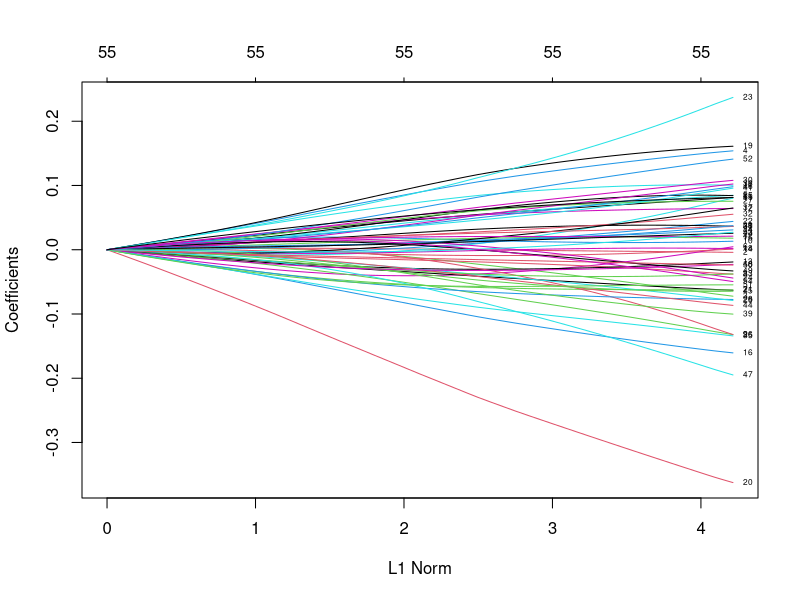
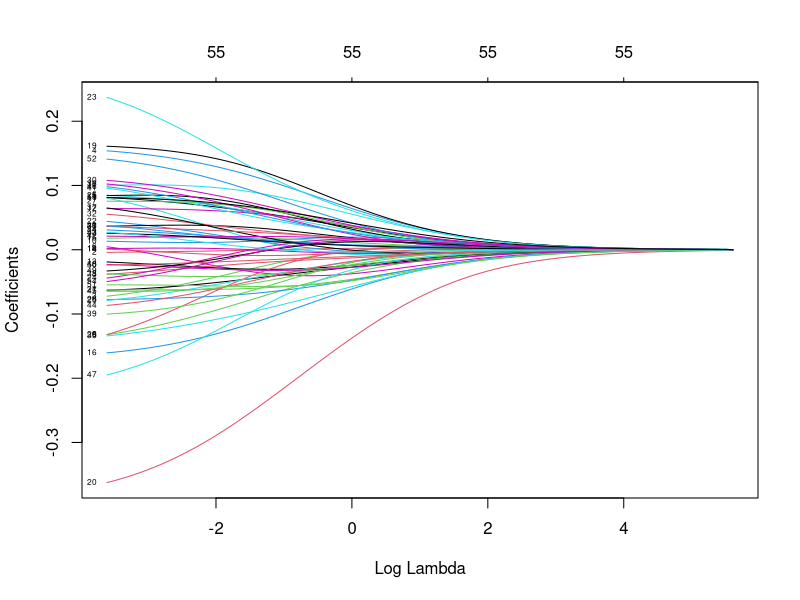
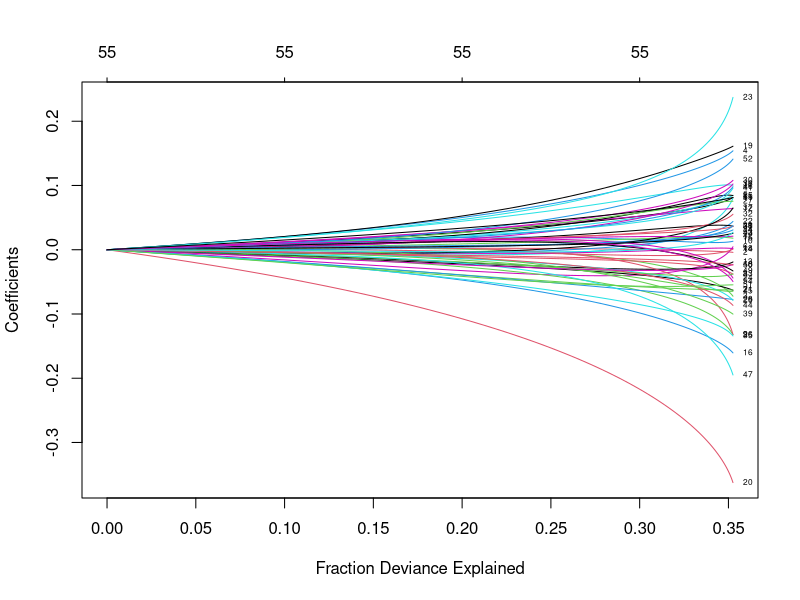
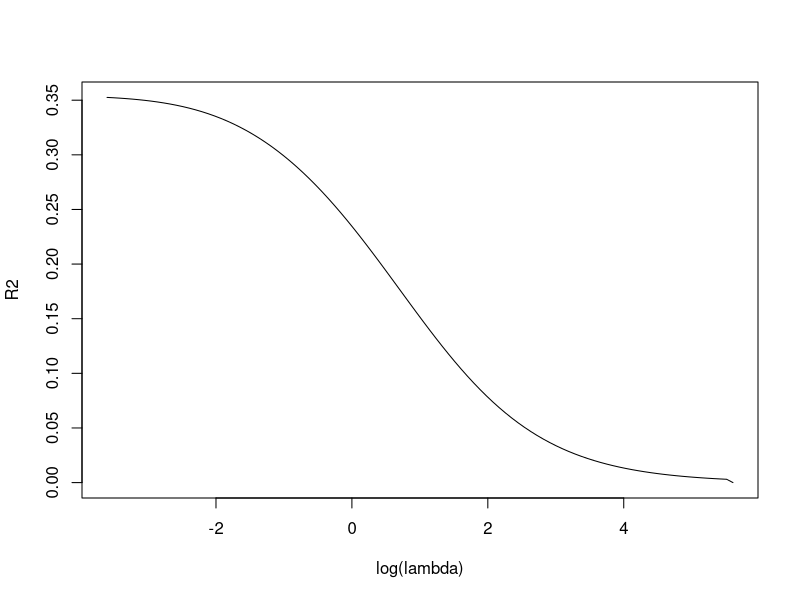
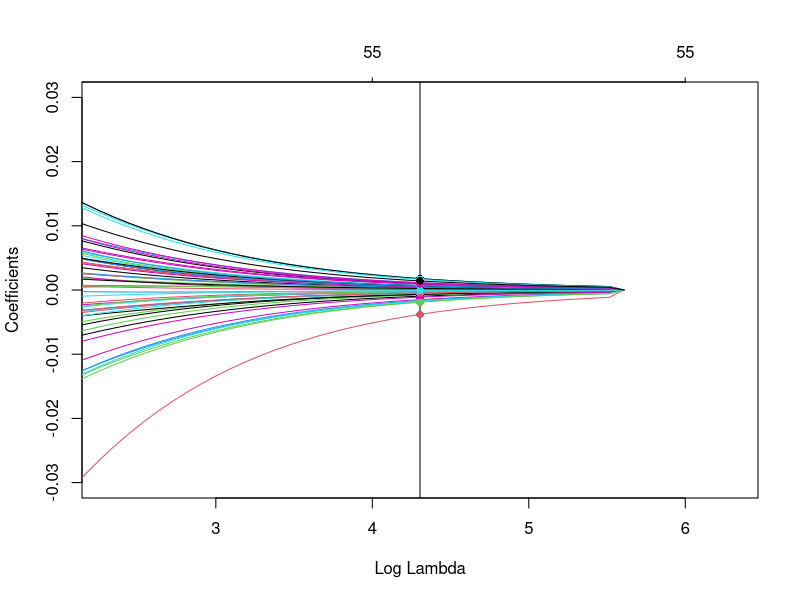
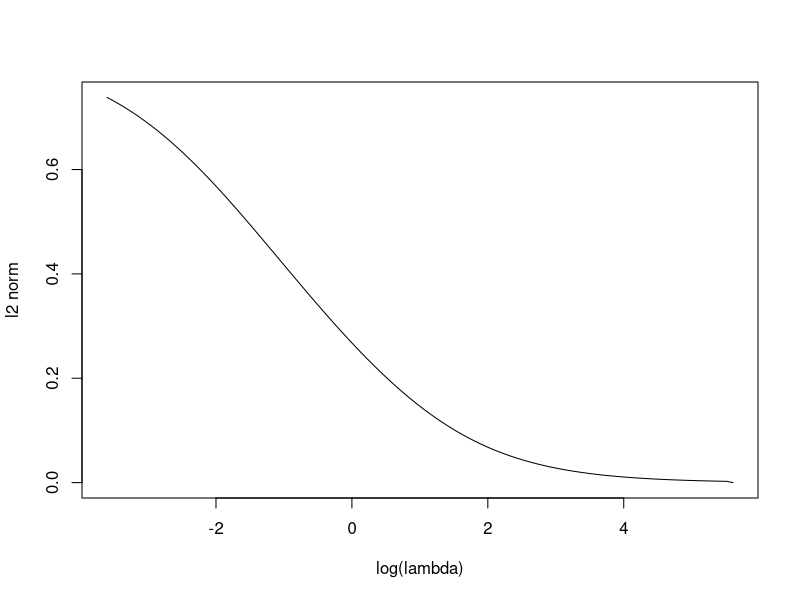
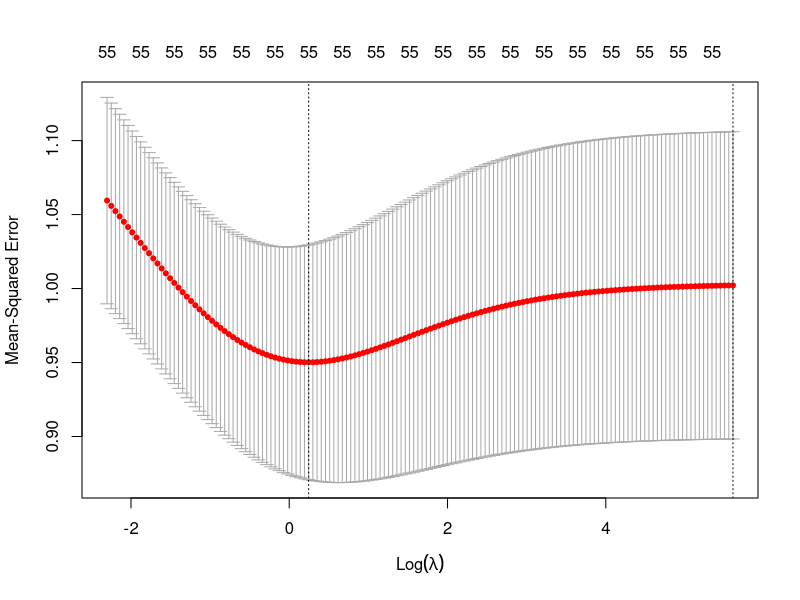
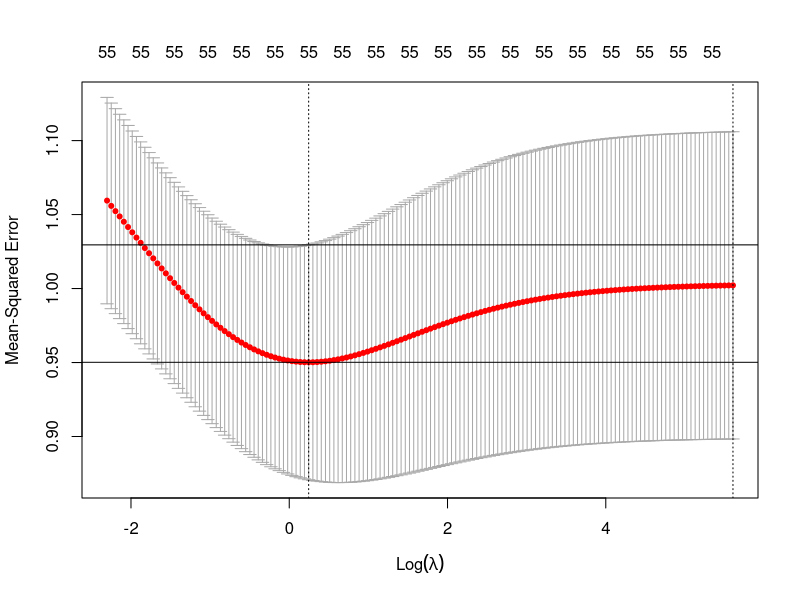

Recreate these plots in R, in order.
predittori <- read.table(file = "results/Predittori_tutti.csv", header = TRUE, sep = ",")

# Elimino le variabili che non voglio usare
predittori <- predittori[, -1]
predittori <- predittori[, -4]

predittori <- data.frame(scale(predittori, center = TRUE, scale = TRUE))

Barton <- predittori$Barton
Yoon <- predittori$Yoon
Corr <- predittori$Corr
TFCE <- predittori$TFCE


predittori <- subset(predittori, select=-c(Yoon,Barton, Corr, TFCE))
x <- model.matrix(Corr ~ 0 + .^2, data = predittori) 

x <- x[complete.cases(x), , drop = FALSE]

y <- Corr

library(glmnet)
ridgeMod <- glmnet(x = x, y = y, alpha = 0)


plot(ridgeMod, xvar = "norm", label = TRUE)
# xvar = "norm" is the default: L1 norm of the coefficients sum_j abs(beta_j)

# Versus lambda
plot(ridgeMod, label = TRUE, xvar = "lambda")

# Versus the percentage of deviance explained -- this is a generalization of the
# R^2 for generalized linear models. Since we have a linear model, this is the
# same as the R^2
plot(ridgeMod, label = TRUE, xvar = "dev")
# The maximum R^2 is above 0.35

plot(log(ridgeMod$lambda), ridgeMod$dev.ratio, type = "l",
     xlab = "log(lambda)", ylab = "R2")
ridgeMod$dev.ratio[length(ridgeMod$dev.ratio)]

# The maximum R^2 is above 0.35 but with the penalty the fitness decreases

# The coefficients are in the matrix ridgeMod$beta
# Zoom in path solution
plot(ridgeMod, label = TRUE, xvar = "lambda",
     xlim = log(ridgeMod$lambda[15]) + c(-2, 2), ylim = c(-0.03, 0.03))
abline(v = log(ridgeMod$lambda[15]))
points(rep(log(ridgeMod$lambda[15]), nrow(ridgeMod$beta)), ridgeMod$beta[, 15],
       pch = 16, col = 1:6)

# The squared l2-norm of the coefficients decreases as lambda increases
plot(log(ridgeMod$lambda), sqrt(colSums(ridgeMod$beta^2)), type = "l",
     xlab = "log(lambda)", ylab = "l2 norm")



# 10-fold cross-validation. Change the seed for a different result
set.seed(12345)
kcvRidge <- cv.glmnet(x = x, y = y, alpha = 0, nfolds = 10)

# The lambda that minimizes the CV error is
kcvRidge$lambda.min

# The minimum CV error
min(kcvRidge$cvm)

range(kcvRidge$lambda)
lambdaGrid <- 10^seq(log10(kcvRidge$lambda[1]), log10(0.1),
                     length.out = 150) # log-spaced grid
kcvRidge2 <- cv.glmnet(x = x, y = y, nfolds = 10, alpha = 0,
                       lambda = lambdaGrid)

# Much better
plot(kcvRidge2)
kcvRidge2$lambda.min

kcvRidge2$lambda.1se


plot(kcvRidge2)
indMin2 <- which.min(kcvRidge2$cvm)
abline(h = kcvRidge2$cvm[indMin2] + c(0, kcvRidge2$cvsd[indMin2]))

ncvRidge <- cv.glmnet(x = x, y = y, alpha = 0, nfolds = nrow(predittori),
                      lambda = lambdaGrid)

plot(ncvRidge)

modRidgeCV <- kcvRidge2$glmnet.fit


# Inspect the best models
plot(modRidgeCV, label = TRUE, xvar = "lambda")
abline(v = log(c(kcvRidge2$lambda.min, kcvRidge2$lambda.1se)))

predict(modRidgeCV, type = "coefficients", s = kcvRidge2$lambda.min)

plot(log(modRidgeCV$lambda),
     predict(modRidgeCV, type = "response", newx = x[1, , drop = FALSE]),
     type = "l", xlab = "log(lambda)", ylab = " Prediction")
